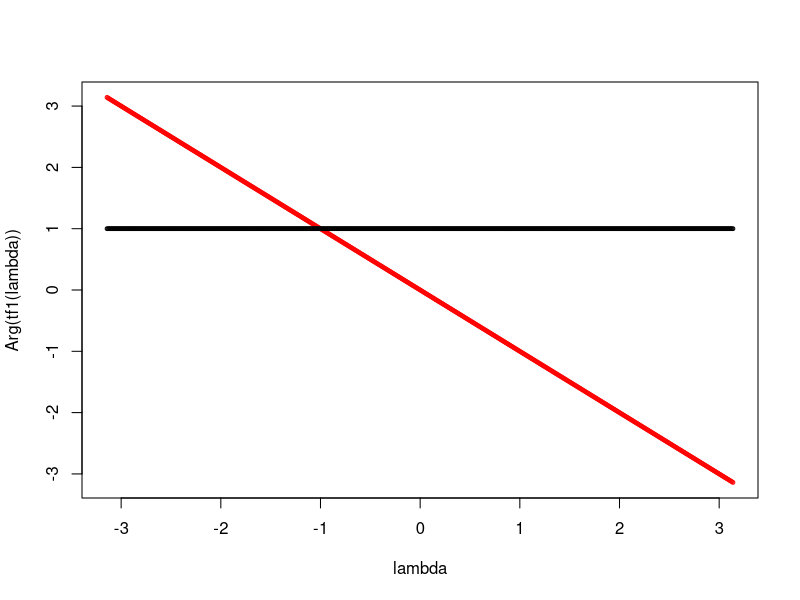
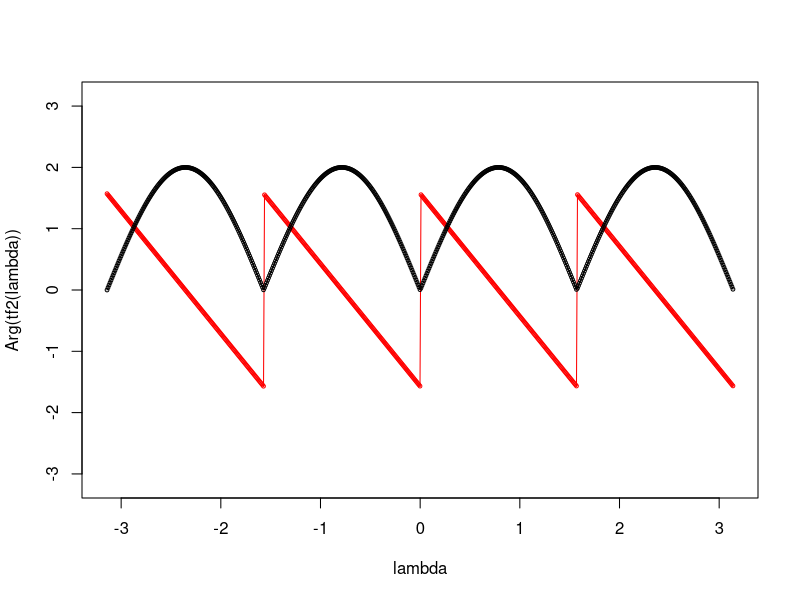
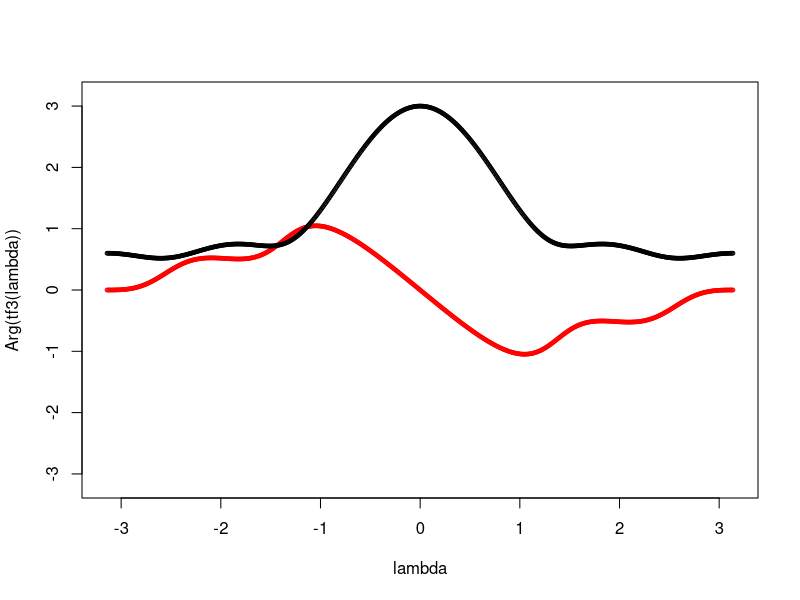
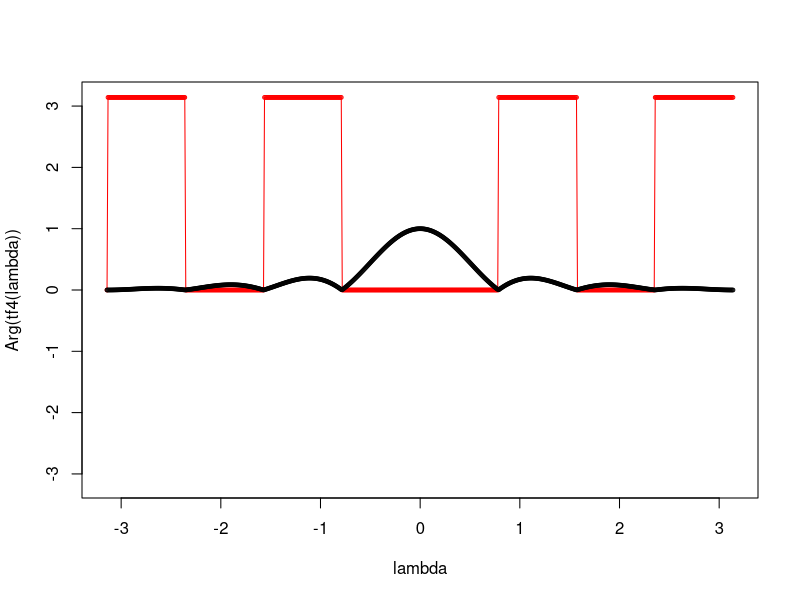

Recreate these plots in R, in order.
## ---- chunk 1
tf1 <- function(lambda) {
  return(exp(-1i*lambda));
}
tf2 <- function(lambda) {
  return(1 - exp(-4i*lambda));
}
tf3 <- function(lambda) {
  return(1 + 4/5*exp(-1i*lambda) + 3/5*exp(-2i*lambda) + 2/5*exp(-3i*lambda) + 1/5*exp(-4i*lambda));
}
tf4 <- function(lambda) {
  return(0.125 + 0.125*cos(4*lambda) + 0.25*(cos(3*lambda) + cos(2*lambda) + cos(lambda)));
}
## ---- chunk 2
lambda = seq(-pi, pi, 0.01);

plot(x = lambda, y = Arg(tf1(lambda)), type = "o", col = "red", cex=0.5, ylim=c(-pi,+pi))
lines(x = lambda, y = Mod(tf1(lambda)), type = "o", col = "black", cex=0.5)

plot(x = lambda, y = Arg(tf2(lambda)), type = "o", col = "red", cex=0.5, ylim=c(-pi,+pi))
lines(x = lambda, y = Mod(tf2(lambda)), type = "o", col = "black", cex=0.5)

plot(x = lambda, y = Arg(tf3(lambda)), type = "o", col = "red", cex=0.5, ylim=c(-pi,+pi))
lines(x = lambda, y = Mod(tf3(lambda)), type = "o", col = "black", cex=0.5)

plot(x = lambda, y = Arg(tf4(lambda)), type = "o", col = "red", cex=0.5, ylim=c(-pi,+pi))
lines(x = lambda, y = Mod(tf4(lambda)), type = "o", col = "black", cex=0.5)
